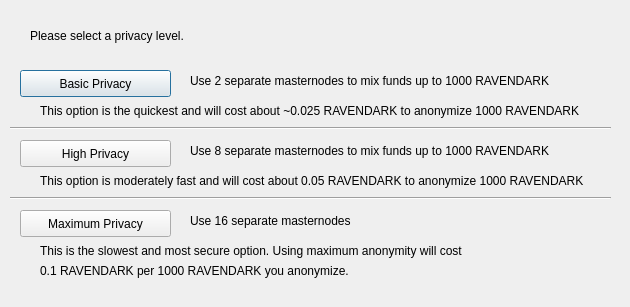
<?xml version="1.0" encoding="UTF-8"?>
<ui version="4.0">
 <class>DarksendConfig</class>
 <widget class="QDialog" name="DarksendConfig">
  <property name="geometry">
   <rect>
    <x>0</x>
    <y>0</y>
    <width>630</width>
    <height>307</height>
   </rect>
  </property>
  <property name="windowTitle">
   <string>Configure PrivateSend</string>
  </property>
  <widget class="QPushButton" name="buttonBasic">
   <property name="geometry">
    <rect>
     <x>20</x>
     <y>70</y>
     <width>151</width>
     <height>27</height>
    </rect>
   </property>
   <property name="text">
    <string>Basic Privacy</string>
   </property>
  </widget>
  <widget class="QPushButton" name="buttonHigh">
   <property name="geometry">
    <rect>
     <x>20</x>
     <y>140</y>
     <width>151</width>
     <height>27</height>
    </rect>
   </property>
   <property name="text">
    <string>High Privacy</string>
   </property>
  </widget>
  <widget class="QPushButton" name="buttonMax">
   <property name="geometry">
    <rect>
     <x>20</x>
     <y>210</y>
     <width>151</width>
     <height>27</height>
    </rect>
   </property>
   <property name="text">
    <string>Maximum Privacy</string>
   </property>
  </widget>
  <widget class="QLabel" name="label">
   <property name="geometry">
    <rect>
     <x>30</x>
     <y>20</y>
     <width>571</width>
     <height>31</height>
    </rect>
   </property>
   <property name="text">
    <string>Please select a privacy level.</string>
   </property>
  </widget>
  <widget class="QLabel" name="label_2">
   <property name="geometry">
    <rect>
     <x>190</x>
     <y>70</y>
     <width>421</width>
     <height>21</height>
    </rect>
   </property>
   <property name="text">
    <string>Use 2 separate masternodes to mix funds up to 1000 RAVENDARK</string>
   </property>
  </widget>
  <widget class="QLabel" name="label_3">
   <property name="geometry">
    <rect>
     <x>190</x>
     <y>140</y>
     <width>411</width>
     <height>21</height>
    </rect>
   </property>
   <property name="text">
    <string>Use 8 separate masternodes to mix funds up to 1000 RAVENDARK</string>
   </property>
  </widget>
  <widget class="QLabel" name="label_4">
   <property name="geometry">
    <rect>
     <x>190</x>
     <y>210</y>
     <width>421</width>
     <height>21</height>
    </rect>
   </property>
   <property name="text">
    <string>Use 16 separate masternodes</string>
   </property>
  </widget>
  <widget class="QLabel" name="label_6">
   <property name="geometry">
    <rect>
     <x>40</x>
     <y>100</y>
     <width>561</width>
     <height>21</height>
    </rect>
   </property>
   <property name="text">
    <string>This option is the quickest and will cost about ~0.025 RAVENDARK to anonymize 1000 RAVENDARK</string>
   </property>
  </widget>
  <widget class="QLabel" name="label_7">
   <property name="geometry">
    <rect>
     <x>40</x>
     <y>170</y>
     <width>561</width>
     <height>21</height>
    </rect>
   </property>
   <property name="text">
    <string>This option is moderately fast and will cost about 0.05 RAVENDARK to anonymize 1000 RAVENDARK</string>
   </property>
  </widget>
  <widget class="QLabel" name="label_8">
   <property name="geometry">
    <rect>
     <x>40</x>
     <y>240</y>
     <width>561</width>
     <height>21</height>
    </rect>
   </property>
   <property name="text">
    <string>This is the slowest and most secure option. Using maximum anonymity will cost</string>
   </property>
  </widget>
  <widget class="QLabel" name="label_9">
   <property name="geometry">
    <rect>
     <x>40</x>
     <y>260</y>
     <width>561</width>
     <height>21</height>
    </rect>
   </property>
   <property name="text">
    <string>0.1 RAVENDARK per 1000 RAVENDARK you anonymize.</string>
   </property>
  </widget>
  <widget class="Line" name="line">
   <property name="geometry">
    <rect>
     <x>10</x>
     <y>120</y>
     <width>601</width>
     <height>16</height>
    </rect>
   </property>
   <property name="orientation">
    <enum>Qt::Horizontal</enum>
   </property>
  </widget>
  <widget class="Line" name="line_2">
   <property name="geometry">
    <rect>
     <x>10</x>
     <y>190</y>
     <width>601</width>
     <height>16</height>
    </rect>
   </property>
   <property name="orientation">
    <enum>Qt::Horizontal</enum>
   </property>
  </widget>
 </widget>
 <resources/>
 <connections/>
</ui>
